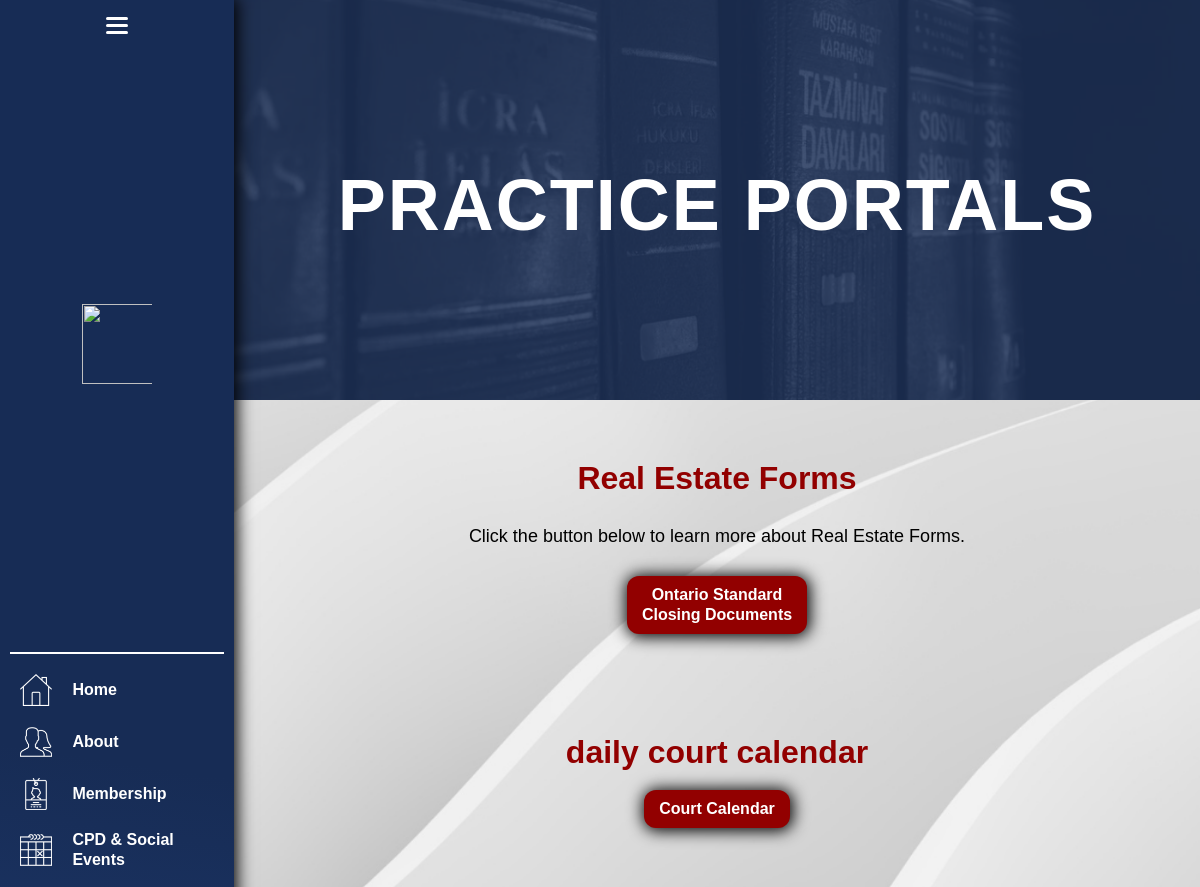
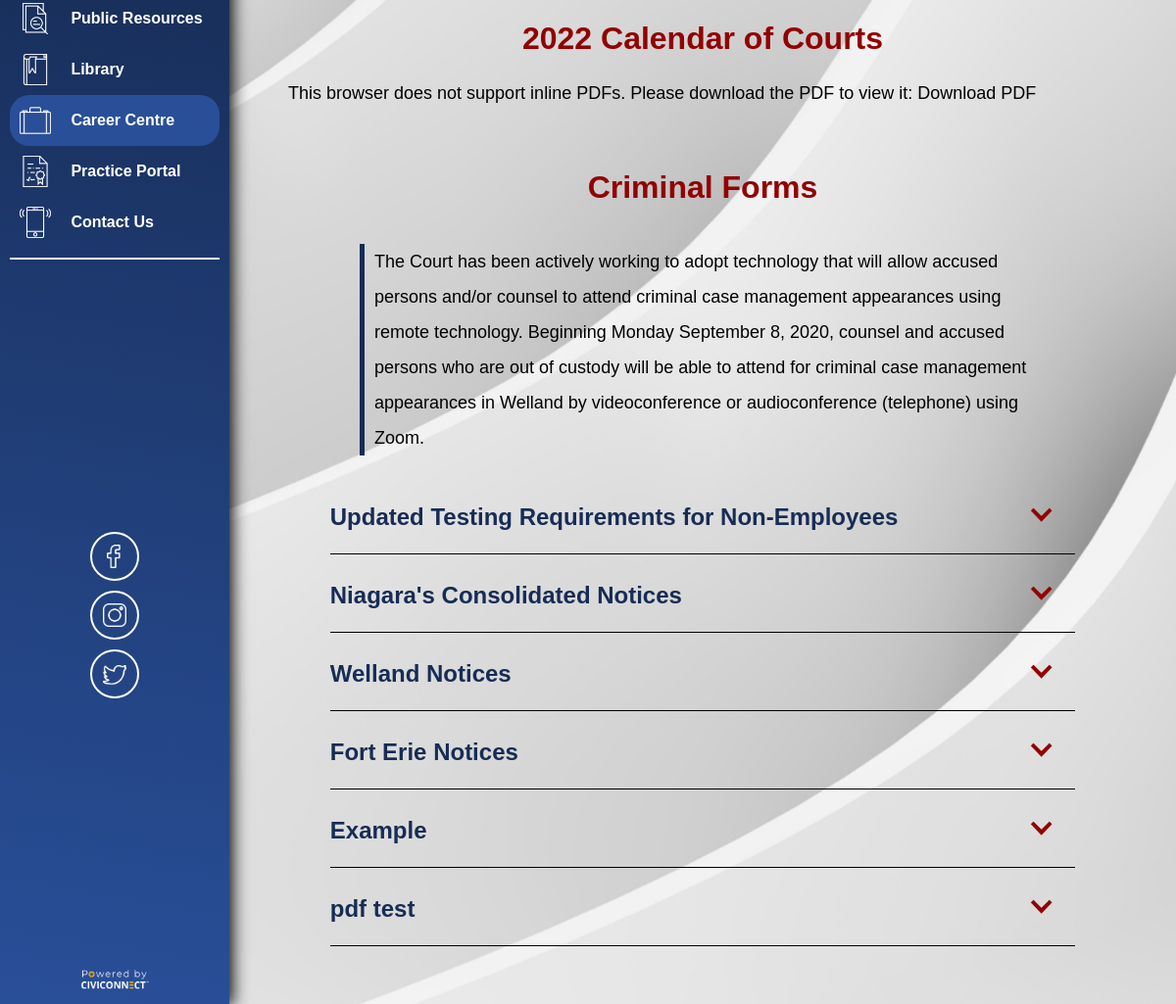
Screenshot of /practice-portals/ with the database file from the repository (2 pictures, top to bottom).
### WellandLaw_app/models.py (models this page shows, shortened)
class PracticePortal(models.Model):
    FILETYPE_CHOICES = [
        ('pdf', '.pdf'),
        ('hl', 'Link'),
    ]
    title = models.CharField(max_length=200)
    type = models.CharField(max_length=4, choices=FILETYPE_CHOICES, default='hl')
    pdf = models.FileField(blank=True, null=True, upload_to="static/documents/")
    links = RichTextField(blank=True, null=True)

### WellandLaw_app/views.py (the view)
# urls.py: path('practice-portals/', views.practiceportals, name="practice-portals"),
def practiceportals(request):
    sections = PracticePortal.objects.all()
    context = {'sections': sections}
    return render(request, 'practice-portals.html', context)

### templates/practice-portals.html (shortened to what this page needs)
{% extends 'base.html' %}
{% load static %}
{% block content %}
<!DOCTYPE html>
<html data-wf-page="62f411e0c7f4a5cf96771e79" data-wf-site="62d96ebd93ffb09c4e003d66">
<body class="new-body">
  <div class="overall-div">
    {% include 'partials/navbar-side.html' %}
    <div class="page-content">
      <div class="hero-image">
        <h1 class="heading-43">PRACTICE PORTALS</h1>
      </div>
      <div class="wf-section">
        <div class="div-block-60">
          <h2><strong>Real Estate Forms</strong></h2>
          <div class="text-block-28">Click the button below to learn more about Real Estate Forms.</div>
          <a href="https://www.lawyersworkinggroup.com/ontario-standard-closing-document" class="new-button w-button">Ontario Standard<br>Closing Documents</a>
        </div>
        <div class="div-block-60">
          <h2><strong>daily court calendar</strong></h2>
          <a href="https://www.ontariocourtdates.ca/" class="new-button w-button">Court Calendar</a>
        </div>
        <div>
          <h2><strong>2022 Calendar of Courts</strong></h2>
          <div class="html-embed-2 w-embed"><object data="https://uploads-ssl.webflow.com/62d96ebd93ffb09c4e003d66/62f261dfb96f9d7a9f70ef51_courts.pdf" type="application/pdf" width="100%" height="670px">
              <p>This browser does not support inline PDFs. Please download the PDF to view it: <a href="documents/courts.pdf">Download PDF</a>
              </p>
            </object></div>
        </div>
      </div>
      <div class="new-section wf-section">
        <div class="container-2 w-container">
          <div class="div-block-58">
            <h2><strong>Criminal Forms</strong></h2>
          </div>
          <div class="section-title-wrapper">
            <div class="div-block-59">
              <p class="paragraph-10">The Court has been actively working to adopt technology that will allow accused persons and/or counsel to attend criminal case management appearances using remote technology. Beginning Monday September 8, 2020, counsel and accused persons who are out of custody will be able to attend for criminal case management appearances in Welland by videoconference or audioconference (telephone) using Zoom.</p>
            </div>
          </div>
          <div class="accordion-wrapper">
            {% for section in sections %}
            <div data-w-id="8a18752c-9761-0f0f-93b5-2c5abc7dd32f" style="height:70px" class="accordion-item">
              <div class="w-layout-grid grid-17">
                <div class="accordion-item-trigger">
                  <div class="div-block-54">
                    <h3 class="pr-heading">{{section.title}}</h3>
                    <div style="-webkit-transform:translate3d(0, 0, 0) scale3d(1, 1, 1) rotateX(0) rotateY(0) rotateZ(0deg) skew(0, 0);-moz-transform:translate3d(0, 0, 0) scale3d(1, 1, 1) rotateX(0) rotateY(0) rotateZ(0deg) skew(0, 0);-ms-transform:translate3d(0, 0, 0) scale3d(1, 1, 1) rotateX(0) rotateY(0) rotateZ(0deg) skew(0, 0);transform:translate3d(0, 0, 0) scale3d(1, 1, 1) rotateX(0) rotateY(0) rotateZ(0deg) skew(0, 0)" class="accordion-icon-2 w-icon-dropdown-toggle"></div>
                  </div>
                </div>
              </div>
            </div>
            {% endfor %}
          </div>
        </div>
      </div>
    </div>
  </div>
</body>
</html>
{% endblock %}

### WellandLaw/static/css/webflow.css (style rules this page uses)
[class^="w-icon-"], [class*=" w-icon-"] { font-family: 'webflow-icons' !important; speak: none; font-style: normal; font-weight: normal; font-variant: normal; text-transform: none; line-height: 1; -webkit-font-smoothing: antialiased; -moz-osx-font-smoothing: grayscale; }
.w-icon-arrow-down:before, .w-icon-dropdown-toggle:before { content: "\e603"; }
* { -webkit-box-sizing: border-box; -moz-box-sizing: border-box; box-sizing: border-box; }
html { height: 100%; }
body { margin: 0; min-height: 100%; background-color: #fff; font-family: Arial, sans-serif; font-size: 14px; line-height: 20px; color: #333; }
.w-button { display: inline-block; padding: 9px 15px; background-color: #3898EC; color: white; border: 0; line-height: inherit; text-decoration: none; cursor: pointer; border-radius: 0; }
h1, h2, h3, h4, h5, h6 { font-weight: bold; margin-bottom: 10px; }
h1 { font-size: 38px; line-height: 44px; margin-top: 20px; }
h2 { font-size: 32px; line-height: 36px; margin-top: 20px; }
h3 { font-size: 24px; line-height: 30px; margin-top: 20px; }
p { margin-top: 0; margin-bottom: 10px; }
.w-embed:before, .w-embed:after { content: " "; display: table; grid-column-start: 1; grid-row-start: 1; grid-column-end: 2; grid-row-end: 2; }
.w-embed:after { clear: both; }
.w-container { margin-left: auto; margin-right: auto; max-width: 940px; }
.w-container:before, .w-container:after { content: " "; display: table; grid-column-start: 1; grid-row-start: 1; grid-column-end: 2; grid-row-end: 2; }
.w-container:after { clear: both; }
.w-icon-dropdown-toggle { position: absolute; top: 0; right: 0; bottom: 0; margin: auto; margin-right: 20px; width: 1em; height: 1em; }

### templates/practice-portals.html (style rules this page uses)
body { -ms-overflow-style: none; scrollbar-width: none; overflow-y: scroll; }

### rows the page displays
PracticePortal: title "Updated Testing Requirements for Non-Employees"
PracticePortal: title "Niagara's Consolidated Notices"
PracticePortal: title "Welland Notices"
PracticePortal: title "Fort Erie Notices"
PracticePortal: title "Example"
PracticePortal: title "pdf test"
